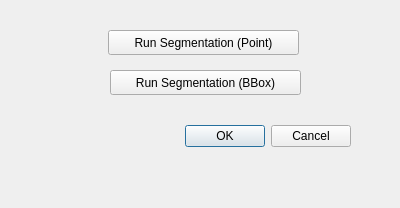
<?xml version="1.0" encoding="UTF-8"?>
<ui version="4.0">
 <class>SegSamDialogBase</class>
 <widget class="QDialog" name="SegSamDialogBase">
  <property name="geometry">
   <rect>
    <x>0</x>
    <y>0</y>
    <width>400</width>
    <height>208</height>
   </rect>
  </property>
  <property name="windowTitle">
   <string>Mask Gen OSAM</string>
  </property>
  <widget class="QDialogButtonBox" name="button_box">
   <property name="geometry">
    <rect>
     <x>10</x>
     <y>120</y>
     <width>341</width>
     <height>32</height>
    </rect>
   </property>
   <property name="orientation">
    <enum>Qt::Horizontal</enum>
   </property>
   <property name="standardButtons">
    <set>QDialogButtonBox::Cancel|QDialogButtonBox::Ok</set>
   </property>
  </widget>
  <widget class="QPushButton" name="selectBBoxButton">
   <property name="geometry">
    <rect>
     <x>110</x>
     <y>70</y>
     <width>191</width>
     <height>25</height>
    </rect>
   </property>
   <property name="text">
    <string>Run Segmentation (BBox)</string>
   </property>
  </widget>
  <widget class="QPushButton" name="selectPointButton">
   <property name="geometry">
    <rect>
     <x>108</x>
     <y>30</y>
     <width>191</width>
     <height>25</height>
    </rect>
   </property>
   <property name="text">
    <string>Run Segmentation (Point)</string>
   </property>
  </widget>
 </widget>
 <resources/>
 <connections>
  <connection>
   <sender>button_box</sender>
   <signal>accepted()</signal>
   <receiver>SegSamDialogBase</receiver>
   <slot>accept()</slot>
   <hints>
    <hint type="sourcelabel">
     <x>20</x>
     <y>20</y>
    </hint>
    <hint type="destinationlabel">
     <x>20</x>
     <y>20</y>
    </hint>
   </hints>
  </connection>
  <connection>
   <sender>button_box</sender>
   <signal>rejected()</signal>
   <receiver>SegSamDialogBase</receiver>
   <slot>reject()</slot>
   <hints>
    <hint type="sourcelabel">
     <x>20</x>
     <y>20</y>
    </hint>
    <hint type="destinationlabel">
     <x>20</x>
     <y>20</y>
    </hint>
   </hints>
  </connection>
 </connections>
</ui>
